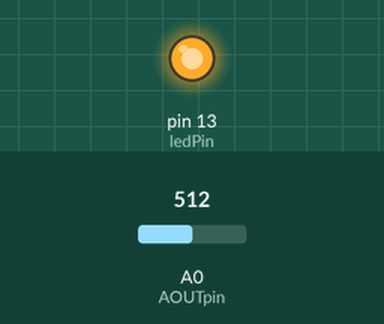
Bench run of a sketch on a simulated Arduino Mega 2560, built with avr-gcc and run on an emulated ATmega2560. Parts: output pins drawn as LEDs (lit = HIGH). The inputs (shaded band) are chosen by the test bench; at power-on: A0 (AOUTpin) = 512. What the sketch prints to the serial monitor is not drawn.

Above: at 0.1 s.
Timing chart, 0 to 1.6 s (numbered marks = the images above):
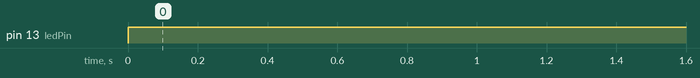

Measured:
- by itself, pin 13 (ledPin): LOW → HIGH at 0.00 s

The sketch:

co_arduino_dec16.ino
```cpp
/* MQ-7 Carbon Monoxide Sensor Circuit with Arduino */

const int AOUTpin=0;//the AOUT pin of the CO sensor goes into analog pin A0 of the arduino
const int DOUTpin=8;//the DOUT pin of the CO sensor goes into digital pin D8 of the arduino
const int ledPin=13;//the anode of the LED connects to digital pin D13 of the arduino

int limit;
int value;

void setup() {
Serial.begin(19200);//sets the baud rate
Serial1.begin(19200);
pinMode(DOUTpin, INPUT);//sets the pin as an input to the arduino
pinMode(ledPin, OUTPUT);//sets the pin as an output of the arduino
}

void loop()
{
value= analogRead(AOUTpin);//reads the analaog value from the CO sensor's AOUT pin
float voltage=value*(5.0 /1024.0);
//boh, reference to see
float ppm=(voltage)*(1000-10)/5;

digitalWrite(ledPin, HIGH);

//limit= digitalRead(DOUTpin);//reads the digital value from the CO sensor's DOUT pin
Serial.print("CO volatge: ");
Serial.println(voltage);//prints the CO value
Serial.print("CO ppm: ");
Serial.println(ppm);
Serial1.print(ppm);

//Serial.print("Limit: ");
//Serial.print(limit);//prints the limit reached as either LOW or HIGH (above or underneath)
delay(2000);
/*if (limit == HIGH){
digitalWrite(ledPin, HIGH);//if limit has been reached, LED turns on as status indicator
}
else{
digitalWrite(ledPin, LOW);//if threshold not reached, LED remains off
}*/
}
```
